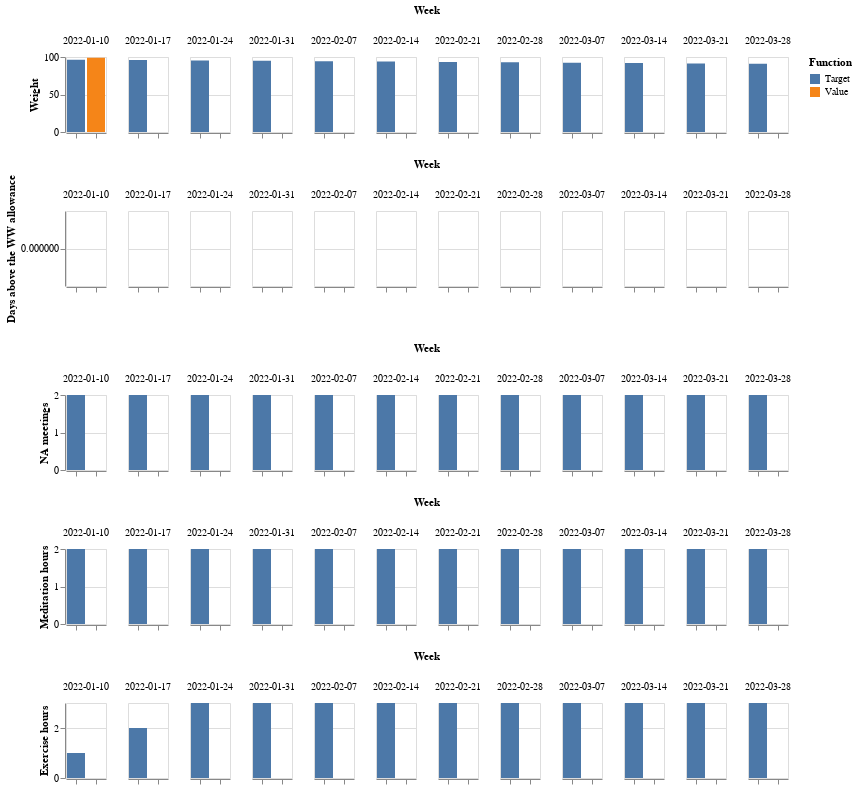

The code cell stored with this chart in its notebook:
### Markdown cell above
## Generate plots

### Code cell
graphs=None
for measure in df['Measure'].unique():
  source = df[(df['Period']==period)&(df['Measure']==measure)]
  if graphs:
    graphs = graphs & alt.Chart(source).mark_bar().encode(
      x=alt.X('Function:N',title=None,axis=alt.Axis(labels=False)),
      y=alt.Y('Measurement:Q',stack=None,title=measure),
      column='Week:O',
      color='Function:N'
    ).properties(
      width=40,
      height=75)
  else:
    graphs = alt.Chart(source).mark_bar().encode(
        x=alt.X('Function:N',title=None,axis=alt.Axis(labels=False)),
        y=alt.Y('Measurement:Q',stack=None,title=measure),
        column='Week:O',
        color='Function:N'
      ).properties(
        width=40,
        height=75)
      
graphs

### Figure 1 — Vega-Lite specification as saved in the notebook (floating-point values rounded to 4 significant figures)
{"config": {"view": {"continuousWidth": 400, "continuousHeight": 300}}, "vconcat": [{"data": {"name": "data-168c8a3c54fc867e8f8dfdeb293a9f8c"}, "mark": "bar", "encoding": {"color": {"field": "Function", "type": "nominal"}, "column": {"field": "Week", "type": "ordinal"}, "x": {"axis": {"labels": false}, "field": "Function", "title": null, "type": "nominal"}, "y": {"field": "Measurement", "stack": null, "title": "Weight", "type": "quantitative"}}, "height": 75, "width": 40}, {"data": {"name": "data-07c4d7290c0fdf6121a9b7191dc288aa"}, "mark": "bar", "encoding": {"color": {"field": "Function", "type": "nominal"}, "column": {"field": "Week", "type": "ordinal"}, "x": {"axis": {"labels": false}, "field": "Function", "title": null, "type": "nominal"}, "y": {"field": "Measurement", "stack": null, "title": "Days above the WW allowance", "type": "quantitative"}}, "height": 75, "width": 40}, {"data": {"name": "data-1986179c0c217e1a106f6ae2ee627870"}, "mark": "bar", "encoding": {"color": {"field": "Function", "type": "nominal"}, "column": {"field": "Week", "type": "ordinal"}, "x": {"axis": {"labels": false}, "field": "Function", "title": null, "type": "nominal"}, "y": {"field": "Measurement", "stack": null, "title": "NA meetings", "type": "quantitative"}}, "height": 75, "width": 40}, {"data": {"name": "data-445584e4bd845288d153d54911f12889"}, "mark": "bar", "encoding": {"color": {"field": "Function", "type": "nominal"}, "column": {"field": "Week", "type": "ordinal"}, "x": {"axis": {"labels": false}, "field": "Function", "title": null, "type": "nominal"}, "y": {"field": "Measurement", "stack": null, "title": "Meditation hours", "type": "quantitative"}}, "height": 75, "width": 40}, {"data": {"name": "data-8e4f61c0ebd65f98b1a180114055c94f"}, "mark": "bar", "encoding": {"color": {"field": "Function", "type": "nominal"}, "column": {"field": "Week", "type": "ordinal"}, "x": {"axis": {"labels": false}, "field": "Function", "title": null, "type": "nominal"}, "y": {"field": "Measurement", "stack": null, "title": "Exercise hours", "type": "quantitative"}}, "height": 75, "width": 40}], "$schema": "https://vega.github.io/schema/vega-lite/v4.17.0.json", "datasets": {"data-168c8a3c54fc867e8f8dfdeb293a9f8c": [{"MeasureID": "05a85df9", "Measure": "Weight", "Type": "Lag", "UoM": "Kg", "Period": "2022Q1", "MeasurementID": "b4cd08ad", "Week": "2022-01-10", "Function": "Target", "Measurement": "96.5", "Measure key": "(2022Q1) Weight"}, {"MeasureID": "05a85df9", "Measure": "Weight", "Type": "Lag", "UoM": "Kg", "Period": "2022Q1", "MeasurementID": "1", "Week": "2022-01-17", "Function": "Target", "Measurement": "96", "Measure key": "(2022Q1) Weight"}, {"MeasureID": "05a85df9", "Measure": "Weight", "Type": "Lag", "UoM": "Kg", "Period": "2022Q1", "MeasurementID": "2", "Week": "2022-01-24", "Function": "Target", "Measurement": "95.5", "Measure key": "(2022Q1) Weight"}, {"MeasureID": "05a85df9", "Measure": "Weight", "Type": "Lag", "UoM": "Kg", "Period": "2022Q1", "MeasurementID": "3", "Week": "2022-01-31", "Function": "Target", "Measurement": "95", "Measure key": "(2022Q1) Weight"}, {"MeasureID": "05a85df9", "Measure": "Weight", "Type": "Lag", "UoM": "Kg", "Period": "2022Q1", "MeasurementID": "4", "Week": "2022-02-07", "Function": "Target", "Measurement": "94.5", "Measure key": "(2022Q1) Weight"}, {"MeasureID": "05a85df9", "Measure": "Weight", "Type": "Lag", "UoM": "Kg", "Period": "2022Q1", "MeasurementID": "5", "Week": "2022-02-14", "Function": "Target", "Measurement": "94", "Measure key": "(2022Q1) Weight"}, {"MeasureID": "05a85df9", "Measure": "Weight", "Type": "Lag", "UoM": "Kg", "Period": "2022Q1", "MeasurementID": "6", "Week": "2022-02-21", "Function": "Target", "Measurement": "93.5", "Measure key": "(2022Q1) Weight"}, {"MeasureID": "05a85df9", "Measure": "Weight", "Type": "Lag", "UoM": "Kg", "Period": "2022Q1", "MeasurementID": "7", "Week": "2022-02-28", "Function": "Target", "Measurement": "93", "Measure key": "(2022Q1) Weight"}, {"MeasureID": "05a85df9", "Measure": "Weight", "Type": "Lag", "UoM": "Kg", "Period": "2022Q1", "MeasurementID": "8", "Week": "2022-03-07", "Function": "Target", "Measurement": "92.5", "Measure key": "(2022Q1) Weight"}, {"MeasureID": "05a85df9", "Measure": "Weight", "Type": "Lag", "UoM": "Kg", "Period": "2022Q1", "MeasurementID": "9", "Week": "2022-03-14", "Function": "Target", "Measurement": "92", "Measure key": "(2022Q1) Weight"}, {"MeasureID": "05a85df9", "Measure": "Weight", "Type": "Lag", "UoM": "Kg", "Period": "2022Q1", "MeasurementID": "10", "Week": "2022-03-21", "Function": "Target", "Measurement": "91.5", "Measure key": "(2022Q1) Weight"}, {"MeasureID": "05a85df9", "Measure": "Weight", "Type": "Lag", "UoM": "Kg", "Period": "2022Q1", "MeasurementID": "11", "Week": "2022-03-28", "Function": "Target", "Measurement": "91", "Measure key": "(2022Q1) Weight"}, {"MeasureID": "05a85df9", "Measure": "Weight", "Type": "Lag", "UoM": "Kg", "Period": "2022Q1", "MeasurementID": "b4cd08ad", "Week": "2022-01-10", "Function": "Value", "Measurement": "99", "Measure key": "(2022Q1) Weight"}, {"MeasureID": "05a85df9", "Measure": "Weight", "Type": "Lag", "UoM": "Kg", "Period": "2022Q1", "MeasurementID": "1", "Week": "2022-01-17", "Function": "Value", "Measurement": "", "Measure key": "(2022Q1) Weight"}, {"MeasureID": "05a85df9", "Measure": "Weight", "Type": "Lag", "UoM": "Kg", "Period": "2022Q1", "MeasurementID": "2", "Week": "2022-01-24", "Function": "Value", "Measurement": "", "Measure key": "(2022Q1) Weight"}, {"MeasureID": "05a85df9", "Measure": "Weight", "Type": "Lag", "UoM": "Kg", "Period": "2022Q1", "MeasurementID": "3", "Week": "2022-01-31", "Function": "Value", "Measurement": "", "Measure key": "(2022Q1) Weight"}, {"MeasureID": "05a85df9", "Measure": "Weight", "Type": "Lag", "UoM": "Kg", "Period": "2022Q1", "MeasurementID": "4", "Week": "2022-02-07", "Function": "Value", "Measurement": "", "Measure key": "(2022Q1) Weight"}, {"MeasureID": "05a85df9", "Measure": "Weight", "Type": "Lag", "UoM": "Kg", "Period": "2022Q1", "MeasurementID": "5", "Week": "2022-02-14", "Function": "Value", "Measurement": "", "Measure key": "(2022Q1) Weight"}, {"MeasureID": "05a85df9", "Measure": "Weight", "Type": "Lag", "UoM": "Kg", "Period": "2022Q1", "MeasurementID": "6", "Week": "2022-02-21", "Function": "Value", "Measurement": "", "Measure key": "(2022Q1) Weight"}, {"MeasureID": "05a85df9", "Measure": "Weight", "Type": "Lag", "UoM": "Kg", "Period": "2022Q1", "MeasurementID": "7", "Week": "2022-02-28", "Function": "Value", "Measurement": "", "Measure key": "(2022Q1) Weight"}, {"MeasureID": "05a85df9", "Measure": "Weight", "Type": "Lag", "UoM": "Kg", "Period": "2022Q1", "MeasurementID": "8", "Week": "2022-03-07", "Function": "Value", "Measurement": "", "Measure key": "(2022Q1) Weight"}, {"MeasureID": "05a85df9", "Measure": "Weight", "Type": "Lag", "UoM": "Kg", "Period": "2022Q1", "MeasurementID": "9", "Week": "2022-03-14", "Function": "Value", "Measurement": "", "Measure key": "(2022Q1) Weight"}, {"MeasureID": "05a85df9", "Measure": "Weight", "Type": "Lag", "UoM": "Kg", "Period": "2022Q1", "MeasurementID": "10", "Week": "2022-03-21", "Function": "Value", "Measurement": "", "Measure key": "(2022Q1) Weight"}, {"MeasureID": "05a85df9", "Measure": "Weight", "Type": "Lag", "UoM": "Kg", "Period": "2022Q1", "MeasurementID": "11", "Week": "2022-03-28", "Function": "Value", "Measurement": "", "Measure key": "(2022Q1) Weight"}], "data-07c4d7290c0fdf6121a9b7191dc288aa": [{"MeasureID": "5fa513b6", "Measure": "Days above the WW allowance", "Type": "Lead", "UoM": "day", "Period": "2022Q1", "MeasurementID": "12", "Week": "2022-01-10", "Function": "Target", "Measurement": "0", "Measure key": "(2022Q1) Days above the WW allowance"}, {"MeasureID": "5fa513b6", "Measure": "Days above the WW allowance", "Type": "Lead", "UoM": "day", "Period": "2022Q1", "MeasurementID": "13", "Week": "2022-01-17", "Function": "Target", "Measurement": "0", "Measure key": "(2022Q1) Days above the WW allowance"}, {"MeasureID": "5fa513b6", "Measure": "Days above the WW allowance", "Type": "Lead", "UoM": "day", "Period": "2022Q1", "MeasurementID": "14", "Week": "2022-01-24", "Function": "Target", "Measurement": "0", "Measure key": "(2022Q1) Days above the WW allowance"}, {"MeasureID": "5fa513b6", "Measure": "Days above the WW allowance", "Type": "Lead", "UoM": "day", "Period": "2022Q1", "MeasurementID": "15", "Week": "2022-01-31", "Function": "Target", "Measurement": "0", "Measure key": "(2022Q1) Days above the WW allowance"}, {"MeasureID": "5fa513b6", "Measure": "Days above the WW allowance", "Type": "Lead", "UoM": "day", "Period": "2022Q1", "MeasurementID": "16", "Week": "2022-02-07", "Function": "Target", "Measurement": "0", "Measure key": "(2022Q1) Days above the WW allowance"}, {"MeasureID": "5fa513b6", "Measure": "Days above the WW allowance", "Type": "Lead", "UoM": "day", "Period": "2022Q1", "MeasurementID": "17", "Week": "2022-02-14", "Function": "Target", "Measurement": "0", "Measure key": "(2022Q1) Days above the WW allowance"}, {"MeasureID": "5fa513b6", "Measure": "Days above the WW allowance", "Type": "Lead", "UoM": "day", "Period": "2022Q1", "MeasurementID": "18", "Week": "2022-02-21", "Function": "Target", "Measurement": "0", "Measure key": "(2022Q1) Days above the WW allowance"}, {"MeasureID": "5fa513b6", "Measure": "Days above the WW allowance", "Type": "Lead", "UoM": "day", "Period": "2022Q1", "MeasurementID": "19", "Week": "2022-02-28", "Function": "Target", "Measurement": "0", "Measure key": "(2022Q1) Days above the WW allowance"}, {"MeasureID": "5fa513b6", "Measure": "Days above the WW allowance", "Type": "Lead", "UoM": "day", "Period": "2022Q1", "MeasurementID": "20", "Week": "2022-03-07", "Function": "Target", "Measurement": "0", "Measure key": "(2022Q1) Days above the WW allowance"}, {"MeasureID": "5fa513b6", "Measure": "Days above the WW allowance", "Type": "Lead", "UoM": "day", "Period": "2022Q1", "MeasurementID": "21", "Week": "2022-03-14", "Function": "Target", "Measurement": "0", "Measure key": "(2022Q1) Days above the WW allowance"}, {"MeasureID": "5fa513b6", "Measure": "Days above the WW allowance", "Type": "Lead", "UoM": "day", "Period": "2022Q1", "MeasurementID": "22", "Week": "2022-03-21", "Function": "Target", "Measurement": "0", "Measure key": "(2022Q1) Days above the WW allowance"}, {"MeasureID": "5fa513b6", "Measure": "Days above the WW allowance", "Type": "Lead", "UoM": "day", "Period": "2022Q1", "MeasurementID": "23", "Week": "2022-03-28", "Function": "Target", "Measurement": "0", "Measure key": "(2022Q1) Days above the WW allowance"}, {"MeasureID": "5fa513b6", "Measure": "Days above the WW allowance", "Type": "Lead", "UoM": "day", "Period": "2022Q1", "MeasurementID": "12", "Week": "2022-01-10", "Function": "Value", "Measurement": "", "Measure key": "(2022Q1) Days above the WW allowance"}, {"MeasureID": "5fa513b6", "Measure": "Days above the WW allowance", "Type": "Lead", "UoM": "day", "Period": "2022Q1", "MeasurementID": "13", "Week": "2022-01-17", "Function": "Value", "Measurement": "", "Measure key": "(2022Q1) Days above the WW allowance"}, {"MeasureID": "5fa513b6", "Measure": "Days above the WW allowance", "Type": "Lead", "UoM": "day", "Period": "2022Q1", "MeasurementID": "14", "Week": "2022-01-24", "Function": "Value", "Measurement": "", "Measure key": "(2022Q1) Days above the WW allowance"}, {"MeasureID": "5fa513b6", "Measure": "Days above the WW allowance", "Type": "Lead", "UoM": "day", "Period": "2022Q1", "MeasurementID": "15", "Week": "2022-01-31", "Function": "Value", "Measurement": "", "Measure key": "(2022Q1) Days above the WW allowance"}, {"MeasureID": "5fa513b6", "Measure": "Days above the WW allowance", "Type": "Lead", "UoM": "day", "Period": "2022Q1", "MeasurementID": "16", "Week": "2022-02-07", "Function": "Value", "Measurement": "", "Measure key": "(2022Q1) Days above the WW allowance"}, {"MeasureID": "5fa513b6", "Measure": "Days above the WW allowance", "Type": "Lead", "UoM": "day", "Period": "2022Q1", "MeasurementID": "17", "Week": "2022-02-14", "Function": "Value", "Measurement": "", "Measure key": "(2022Q1) Days above the WW allowance"}, {"MeasureID": "5fa513b6", "Measure": "Days above the WW allowance", "Type": "Lead", "UoM": "day", "Period": "2022Q1", "MeasurementID": "18", "Week": "2022-02-21", "Function": "Value", "Measurement": "", "Measure key": "(2022Q1) Days above the WW allowance"}, {"MeasureID": "5fa513b6", "Measure": "Days above the WW allowance", "Type": "Lead", "UoM": "day", "Period": "2022Q1", "MeasurementID": "19", "Week": "2022-02-28", "Function": "Value", "Measurement": "", "Measure key": "(2022Q1) Days above the WW allowance"}, {"MeasureID": "5fa513b6", "Measure": "Days above the WW allowance", "Type": "Lead", "UoM": "day", "Period": "2022Q1", "MeasurementID": "20", "Week": "2022-03-07", "Function": "Value", "Measurement": "", "Measure key": "(2022Q1) Days above the WW allowance"}, {"MeasureID": "5fa513b6", "Measure": "Days above the WW allowance", "Type": "Lead", "UoM": "day", "Period": "2022Q1", "MeasurementID": "21", "Week": "2022-03-14", "Function": "Value", "Measurement": "", "Measure key": "(2022Q1) Days above the WW allowance"}, {"MeasureID": "5fa513b6", "Measure": "Days above the WW allowance", "Type": "Lead", "UoM": "day", "Period": "2022Q1", "MeasurementID": "22", "Week": "2022-03-21", "Function": "Value", "Measurement": "", "Measure key": "(2022Q1) Days above the WW allowance"}, {"MeasureID": "5fa513b6", "Measure": "Days above the WW allowance", "Type": "Lead", "UoM": "day", "Period": "2022Q1", "MeasurementID": "23", "Week": "2022-03-28", "Function": "Value", "Measurement": "", "Measure key": "(2022Q1) Days above the WW allowance"}], "data-1986179c0c217e1a106f6ae2ee627870": [{"MeasureID": "cde17237", "Measure": "NA meetings", "Type": "Lead", "UoM": "meeting", "Period": "2022Q1", "MeasurementID": "24", "Week": "2022-01-10", "Function": "Target", "Measurement": "2", "Measure key": "(2022Q1) NA meetings"}, {"MeasureID": "cde17237", "Measure": "NA meetings", "Type": "Lead", "UoM": "meeting", "Period": "2022Q1", "MeasurementID": "25", "Week": "2022-01-17", "Function": "Target", "Measurement": "2", "Measure key": "(2022Q1) NA meetings"}, {"MeasureID": "cde17237", "Measure": "NA meetings", "Type": "Lead", "UoM": "meeting", "Period": "2022Q1", "MeasurementID": "26", "Week": "2022-01-24", "Function": "Target", "Measurement": "2", "Measure key": "(2022Q1) NA meetings"}, {"MeasureID": "cde17237", "Measure": "NA meetings", "Type": "Lead", "UoM": "meeting", "Period": "2022Q1", "MeasurementID": "27", "Week": "2022-01-31", "Function": "Target", "Measurement": "2", "Measure key": "(2022Q1) NA meetings"}, {"MeasureID": "cde17237", "Measure": "NA meetings", "Type": "Lead", "UoM": "meeting", "Period": "2022Q1", "MeasurementID": "28", "Week": "2022-02-07", "Function": "Target", "Measurement": "2", "Measure key": "(2022Q1) NA meetings"}, {"MeasureID": "cde17237", "Measure": "NA meetings", "Type": "Lead", "UoM": "meeting", "Period": "2022Q1", "MeasurementID": "29", "Week": "2022-02-14", "Function": "Target", "Measurement": "2", "Measure key": "(2022Q1) NA meetings"}, {"MeasureID": "cde17237", "Measure": "NA meetings", "Type": "Lead", "UoM": "meeting", "Period": "2022Q1", "MeasurementID": "30", "Week": "2022-02-21", "Function": "Target", "Measurement": "2", "Measure key": "(2022Q1) NA meetings"}, {"MeasureID": "cde17237", "Measure": "NA meetings", "Type": "Lead", "UoM": "meeting", "Period": "2022Q1", "MeasurementID": "31", "Week": "2022-02-28", "Function": "Target", "Measurement": "2", "Measure key": "(2022Q1) NA meetings"}, {"MeasureID": "cde17237", "Measure": "NA meetings", "Type": "Lead", "UoM": "meeting", "Period": "2022Q1", "MeasurementID": "32", "Week": "2022-03-07", "Function": "Target", "Measurement": "2", "Measure key": "(2022Q1) NA meetings"}, {"MeasureID": "cde17237", "Measure": "NA meetings", "Type": "Lead", "UoM": "meeting", "Period": "2022Q1", "MeasurementID": "33", "Week": "2022-03-14", "Function": "Target", "Measurement": "2", "Measure key": "(2022Q1) NA meetings"}, {"MeasureID": "cde17237", "Measure": "NA meetings", "Type": "Lead", "UoM": "meeting", "Period": "2022Q1", "MeasurementID": "34", "Week": "2022-03-21", "Function": "Target", "Measurement": "2", "Measure key": "(2022Q1) NA meetings"}, {"MeasureID": "cde17237", "Measure": "NA meetings", "Type": "Lead", "UoM": "meeting", "Period": "2022Q1", "MeasurementID": "35", "Week": "2022-03-28", "Function": "Target", "Measurement": "2", "Measure key": "(2022Q1) NA meetings"}, {"MeasureID": "cde17237", "Measure": "NA meetings", "Type": "Lead", "UoM": "meeting", "Period": "2022Q1", "MeasurementID": "24", "Week": "2022-01-10", "Function": "Value", "Measurement": "", "Measure key": "(2022Q1) NA meetings"}, {"MeasureID": "cde17237", "Measure": "NA meetings", "Type": "Lead", "UoM": "meeting", "Period": "2022Q1", "MeasurementID": "25", "Week": "2022-01-17", "Function": "Value", "Measurement": "", "Measure key": "(2022Q1) NA meetings"}, {"MeasureID": "cde17237", "Measure": "NA meetings", "Type": "Lead", "UoM": "meeting", "Period": "2022Q1", "MeasurementID": "26", "Week": "2022-01-24", "Function": "Value", "Measurement": "", "Measure key": "(2022Q1) NA meetings"}, {"MeasureID": "cde17237", "Measure": "NA meetings", "Type": "Lead", "UoM": "meeting", "Period": "2022Q1", "MeasurementID": "27", "Week": "2022-01-31", "Function": "Value", "Measurement": "", "Measure key": "(2022Q1) NA meetings"}, {"MeasureID": "cde17237", "Measure": "NA meetings", "Type": "Lead", "UoM": "meeting", "Period": "2022Q1", "MeasurementID": "28", "Week": "2022-02-07", "Function": "Value", "Measurement": "", "Measure key": "(2022Q1) NA meetings"}, {"MeasureID": "cde17237", "Measure": "NA meetings", "Type": "Lead", "UoM": "meeting", "Period": "2022Q1", "MeasurementID": "29", "Week": "2022-02-14", "Function": "Value", "Measurement": "", "Measure key": "(2022Q1) NA meetings"}, {"MeasureID": "cde17237", "Measure": "NA meetings", "Type": "Lead", "UoM": "meeting", "Period": "2022Q1", "MeasurementID": "30", "Week": "2022-02-21", "Function": "Value", "Measurement": "", "Measure key": "(2022Q1) NA meetings"}, {"MeasureID": "cde17237", "Measure": "NA meetings", "Type": "Lead", "UoM": "meeting", "Period": "2022Q1", "MeasurementID": "31", "Week": "2022-02-28", "Function": "Value", "Measurement": "", "Measure key": "(2022Q1) NA meetings"}, {"MeasureID": "cde17237", "Measure": "NA meetings", "Type": "Lead", "UoM": "meeting", "Period": "2022Q1", "MeasurementID": "32", "Week": "2022-03-07", "Function": "Value", "Measurement": "", "Measure key": "(2022Q1) NA meetings"}, {"MeasureID": "cde17237", "Measure": "NA meetings", "Type": "Lead", "UoM": "meeting", "Period": "2022Q1", "MeasurementID": "33", "Week": "2022-03-14", "Function": "Value", "Measurement": "", "Measure key": "(2022Q1) NA meetings"}, {"MeasureID": "cde17237", "Measure": "NA meetings", "Type": "Lead", "UoM": "meeting", "Period": "2022Q1", "MeasurementID": "34", "Week": "2022-03-21", "Function": "Value", "Measurement": "", "Measure key": "(2022Q1) NA meetings"}, {"MeasureID": "cde17237", "Measure": "NA meetings", "Type": "Lead", "UoM": "meeting", "Period": "2022Q1", "MeasurementID": "35", "Week": "2022-03-28", "Function": "Value", "Measurement": "", "Measure key": "(2022Q1) NA meetings"}], "data-445584e4bd845288d153d54911f12889": [{"MeasureID": "5f83d0df", "Measure": "Meditation hours", "Type": "Lead", "UoM": "h", "Period": "2022Q1", "MeasurementID": "36", "Week": "2022-01-10", "Function": "Target", "Measurement": "2", "Measure key": "(2022Q1) Meditation hours"}, {"MeasureID": "5f83d0df", "Measure": "Meditation hours", "Type": "Lead", "UoM": "h", "Period": "2022Q1", "MeasurementID": "37", "Week": "2022-01-17", "Function": "Target", "Measurement": "2", "Measure key": "(2022Q1) Meditation hours"}, {"MeasureID": "5f83d0df", "Measure": "Meditation hours", "Type": "Lead", "UoM": "h", "Period": "2022Q1", "MeasurementID": "38", "Week": "2022-01-24", "Function": "Target", "Measurement": "2", "Measure key": "(2022Q1) Meditation hours"}, {"MeasureID": "5f83d0df", "Measure": "Meditation hours", "Type": "Lead", "UoM": "h", "Period": "2022Q1", "MeasurementID": "39", "Week": "2022-01-31", "Function": "Target", "Measurement": "2", "Measure key": "(2022Q1) Meditation hours"}, {"MeasureID": "5f83d0df", "Measure": "Meditation hours", "Type": "Lead", "UoM": "h", "Period": "2022Q1", "MeasurementID": "40", "Week": "2022-02-07", "Function": "Target", "Measurement": "2", "Measure key": "(2022Q1) Meditation hours"}, {"MeasureID": "5f83d0df", "Measure": "Meditation hours", "Type": "Lead", "UoM": "h", "Period": "2022Q1", "MeasurementID": "41", "Week": "2022-02-14", "Function": "Target", "Measurement": "2", "Measure key": "(2022Q1) Meditation hours"}, {"MeasureID": "5f83d0df", "Measure": "Meditation hours", "Type": "Lead", "UoM": "h", "Period": "2022Q1", "MeasurementID": "42", "Week": "2022-02-21", "Function": "Target", "Measurement": "2", "Measure key": "(2022Q1) Meditation hours"}, {"MeasureID": "5f83d0df", "Measure": "Meditation hours", "Type": "Lead", "UoM": "h", "Period": "2022Q1", "MeasurementID": "43", "Week": "2022-02-28", "Function": "Target", "Measurement": "2", "Measure key": "(2022Q1) Meditation hours"}, {"MeasureID": "5f83d0df", "Measure": "Meditation hours", "Type": "Lead", "UoM": "h", "Period": "2022Q1", "MeasurementID": "44", "Week": "2022-03-07", "Function": "Target", "Measurement": "2", "Measure key": "(2022Q1) Meditation hours"}, {"MeasureID": "5f83d0df", "Measure": "Meditation hours", "Type": "Lead", "UoM": "h", "Period": "2022Q1", "MeasurementID": "45", "Week": "2022-03-14", "Function": "Target", "Measurement": "2", "Measure key": "(2022Q1) Meditation hours"}, {"MeasureID": "5f83d0df", "Measure": "Meditation hours", "Type": "Lead", "UoM": "h", "Period": "2022Q1", "MeasurementID": "46", "Week": "2022-03-21", "Function": "Target", "Measurement": "2", "Measure key": "(2022Q1) Meditation hours"}, {"MeasureID": "5f83d0df", "Measure": "Meditation hours", "Type": "Lead", "UoM": "h", "Period": "2022Q1", "MeasurementID": "47", "Week": "2022-03-28", "Function": "Target", "Measurement": "2", "Measure key": "(2022Q1) Meditation hours"}, {"MeasureID": "5f83d0df", "Measure": "Meditation hours", "Type": "Lead", "UoM": "h", "Period": "2022Q1", "MeasurementID": "36", "Week": "2022-01-10", "Function": "Value", "Measurement": "", "Measure key": "(2022Q1) Meditation hours"}, {"MeasureID": "5f83d0df", "Measure": "Meditation hours", "Type": "Lead", "UoM": "h", "Period": "2022Q1", "MeasurementID": "37", "Week": "2022-01-17", "Function": "Value", "Measurement": "", "Measure key": "(2022Q1) Meditation hours"}, {"MeasureID": "5f83d0df", "Measure": "Meditation hours", "Type": "Lead", "UoM": "h", "Period": "2022Q1", "MeasurementID": "38", "Week": "2022-01-24", "Function": "Value", "Measurement": "", "Measure key": "(2022Q1) Meditation hours"}, {"MeasureID": "5f83d0df", "Measure": "Meditation hours", "Type": "Lead", "UoM": "h", "Period": "2022Q1", "MeasurementID": "39", "Week": "2022-01-31", "Function": "Value", "Measurement": "", "Measure key": "(2022Q1) Meditation hours"}, {"MeasureID": "5f83d0df", "Measure": "Meditation hours", "Type": "Lead", "UoM": "h", "Period": "2022Q1", "MeasurementID": "40", "Week": "2022-02-07", "Function": "Value", "Measurement": "", "Measure key": "(2022Q1) Meditation hours"}, {"MeasureID": "5f83d0df", "Measure": "Meditation hours", "Type": "Lead", "UoM": "h", "Period": "2022Q1", "MeasurementID": "41", "Week": "2022-02-14", "Function": "Value", "Measurement": "", "Measure key": "(2022Q1) Meditation hours"}, {"MeasureID": "5f83d0df", "Measure": "Meditation hours", "Type": "Lead", "UoM": "h", "Period": "2022Q1", "MeasurementID": "42", "Week": "2022-02-21", "Function": "Value", "Measurement": "", "Measure key": "(2022Q1) Meditation hours"}, {"MeasureID": "5f83d0df", "Measure": "Meditation hours", "Type": "Lead", "UoM": "h", "Period": "2022Q1", "MeasurementID": "43", "Week": "2022-02-28", "Function": "Value", "Measurement": "", "Measure key": "(2022Q1) Meditation hours"}, {"MeasureID": "5f83d0df", "Measure": "Meditation hours", "Type": "Lead", "UoM": "h", "Period": "2022Q1", "MeasurementID": "44", "Week": "2022-03-07", "Function": "Value", "Measurement": "", "Measure key": "(2022Q1) Meditation hours"}, {"MeasureID": "5f83d0df", "Measure": "Meditation hours", "Type": "Lead", "UoM": "h", "Period": "2022Q1", "MeasurementID": "45", "Week": "2022-03-14", "Function": "Value", "Measurement": "", "Measure key": "(2022Q1) Meditation hours"}, {"MeasureID": "5f83d0df", "Measure": "Meditation hours", "Type": "Lead", "UoM": "h", "Period": "2022Q1", "MeasurementID": "46", "Week": "2022-03-21", "Function": "Value", "Measurement": "", "Measure key": "(2022Q1) Meditation hours"}, {"MeasureID": "5f83d0df", "Measure": "Meditation hours", "Type": "Lead", "UoM": "h", "Period": "2022Q1", "MeasurementID": "47", "Week": "2022-03-28", "Function": "Value", "Measurement": "", "Measure key": "(2022Q1) Meditation hours"}], "data-8e4f61c0ebd65f98b1a180114055c94f": [{"MeasureID": "2b30159c", "Measure": "Exercise hours", "Type": "Lead", "UoM": "h", "Period": "2022Q1", "MeasurementID": "48", "Week": "2022-01-10", "Function": "Target", "Measurement": "1", "Measure key": "(2022Q1) Exercise hours"}, {"MeasureID": "2b30159c", "Measure": "Exercise hours", "Type": "Lead", "UoM": "h", "Period": "2022Q1", "MeasurementID": "49", "Week": "2022-01-17", "Function": "Target", "Measurement": "2", "Measure key": "(2022Q1) Exercise hours"}, {"MeasureID": "2b30159c", "Measure": "Exercise hours", "Type": "Lead", "UoM": "h", "Period": "2022Q1", "MeasurementID": "50", "Week": "2022-01-24", "Function": "Target", "Measurement": "3", "Measure key": "(2022Q1) Exercise hours"}, {"MeasureID": "2b30159c", "Measure": "Exercise hours", "Type": "Lead", "UoM": "h", "Period": "2022Q1", "MeasurementID": "51", "Week": "2022-01-31", "Function": "Target", "Measurement": "3", "Measure key": "(2022Q1) Exercise hours"}, {"MeasureID": "2b30159c", "Measure": "Exercise hours", "Type": "Lead", "UoM": "h", "Period": "2022Q1", "MeasurementID": "52", "Week": "2022-02-07", "Function": "Target", "Measurement": "3", "Measure key": "(2022Q1) Exercise hours"}, {"MeasureID": "2b30159c", "Measure": "Exercise hours", "Type": "Lead", "UoM": "h", "Period": "2022Q1", "MeasurementID": "53", "Week": "2022-02-14", "Function": "Target", "Measurement": "3", "Measure key": "(2022Q1) Exercise hours"}, {"MeasureID": "2b30159c", "Measure": "Exercise hours", "Type": "Lead", "UoM": "h", "Period": "2022Q1", "MeasurementID": "54", "Week": "2022-02-21", "Function": "Target", "Measurement": "3", "Measure key": "(2022Q1) Exercise hours"}, {"MeasureID": "2b30159c", "Measure": "Exercise hours", "Type": "Lead", "UoM": "h", "Period": "2022Q1", "MeasurementID": "55", "Week": "2022-02-28", "Function": "Target", "Measurement": "3", "Measure key": "(2022Q1) Exercise hours"}, {"MeasureID": "2b30159c", "Measure": "Exercise hours", "Type": "Lead", "UoM": "h", "Period": "2022Q1", "MeasurementID": "56", "Week": "2022-03-07", "Function": "Target", "Measurement": "3", "Measure key": "(2022Q1) Exercise hours"}, {"MeasureID": "2b30159c", "Measure": "Exercise hours", "Type": "Lead", "UoM": "h", "Period": "2022Q1", "MeasurementID": "57", "Week": "2022-03-14", "Function": "Target", "Measurement": "3", "Measure key": "(2022Q1) Exercise hours"}, {"MeasureID": "2b30159c", "Measure": "Exercise hours", "Type": "Lead", "UoM": "h", "Period": "2022Q1", "MeasurementID": "58", "Week": "2022-03-21", "Function": "Target", "Measurement": "3", "Measure key": "(2022Q1) Exercise hours"}, {"MeasureID": "2b30159c", "Measure": "Exercise hours", "Type": "Lead", "UoM": "h", "Period": "2022Q1", "MeasurementID": "59", "Week": "2022-03-28", "Function": "Target", "Measurement": "3", "Measure key": "(2022Q1) Exercise hours"}, {"MeasureID": "2b30159c", "Measure": "Exercise hours", "Type": "Lead", "UoM": "h", "Period": "2022Q1", "MeasurementID": "48", "Week": "2022-01-10", "Function": "Value", "Measurement": "", "Measure key": "(2022Q1) Exercise hours"}, {"MeasureID": "2b30159c", "Measure": "Exercise hours", "Type": "Lead", "UoM": "h", "Period": "2022Q1", "MeasurementID": "49", "Week": "2022-01-17", "Function": "Value", "Measurement": "", "Measure key": "(2022Q1) Exercise hours"}, {"MeasureID": "2b30159c", "Measure": "Exercise hours", "Type": "Lead", "UoM": "h", "Period": "2022Q1", "MeasurementID": "50", "Week": "2022-01-24", "Function": "Value", "Measurement": "", "Measure key": "(2022Q1) Exercise hours"}, {"MeasureID": "2b30159c", "Measure": "Exercise hours", "Type": "Lead", "UoM": "h", "Period": "2022Q1", "MeasurementID": "51", "Week": "2022-01-31", "Function": "Value", "Measurement": "", "Measure key": "(2022Q1) Exercise hours"}, {"MeasureID": "2b30159c", "Measure": "Exercise hours", "Type": "Lead", "UoM": "h", "Period": "2022Q1", "MeasurementID": "52", "Week": "2022-02-07", "Function": "Value", "Measurement": "", "Measure key": "(2022Q1) Exercise hours"}, {"MeasureID": "2b30159c", "Measure": "Exercise hours", "Type": "Lead", "UoM": "h", "Period": "2022Q1", "MeasurementID": "53", "Week": "2022-02-14", "Function": "Value", "Measurement": "", "Measure key": "(2022Q1) Exercise hours"}, {"MeasureID": "2b30159c", "Measure": "Exercise hours", "Type": "Lead", "UoM": "h", "Period": "2022Q1", "MeasurementID": "54", "Week": "2022-02-21", "Function": "Value", "Measurement": "", "Measure key": "(2022Q1) Exercise hours"}, {"MeasureID": "2b30159c", "Measure": "Exercise hours", "Type": "Lead", "UoM": "h", "Period": "2022Q1", "MeasurementID": "55", "Week": "2022-02-28", "Function": "Value", "Measurement": "", "Measure key": "(2022Q1) Exercise hours"}, {"MeasureID": "2b30159c", "Measure": "Exercise hours", "Type": "Lead", "UoM": "h", "Period": "2022Q1", "MeasurementID": "56", "Week": "2022-03-07", "Function": "Value", "Measurement": "", "Measure key": "(2022Q1) Exercise hours"}, {"MeasureID": "2b30159c", "Measure": "Exercise hours", "Type": "Lead", "UoM": "h", "Period": "2022Q1", "MeasurementID": "57", "Week": "2022-03-14", "Function": "Value", "Measurement": "", "Measure key": "(2022Q1) Exercise hours"}, {"MeasureID": "2b30159c", "Measure": "Exercise hours", "Type": "Lead", "UoM": "h", "Period": "2022Q1", "MeasurementID": "58", "Week": "2022-03-21", "Function": "Value", "Measurement": "", "Measure key": "(2022Q1) Exercise hours"}, {"MeasureID": "2b30159c", "Measure": "Exercise hours", "Type": "Lead", "UoM": "h", "Period": "2022Q1", "MeasurementID": "59", "Week": "2022-03-28", "Function": "Value", "Measurement": "", "Measure key": "(2022Q1) Exercise hours"}]}}
